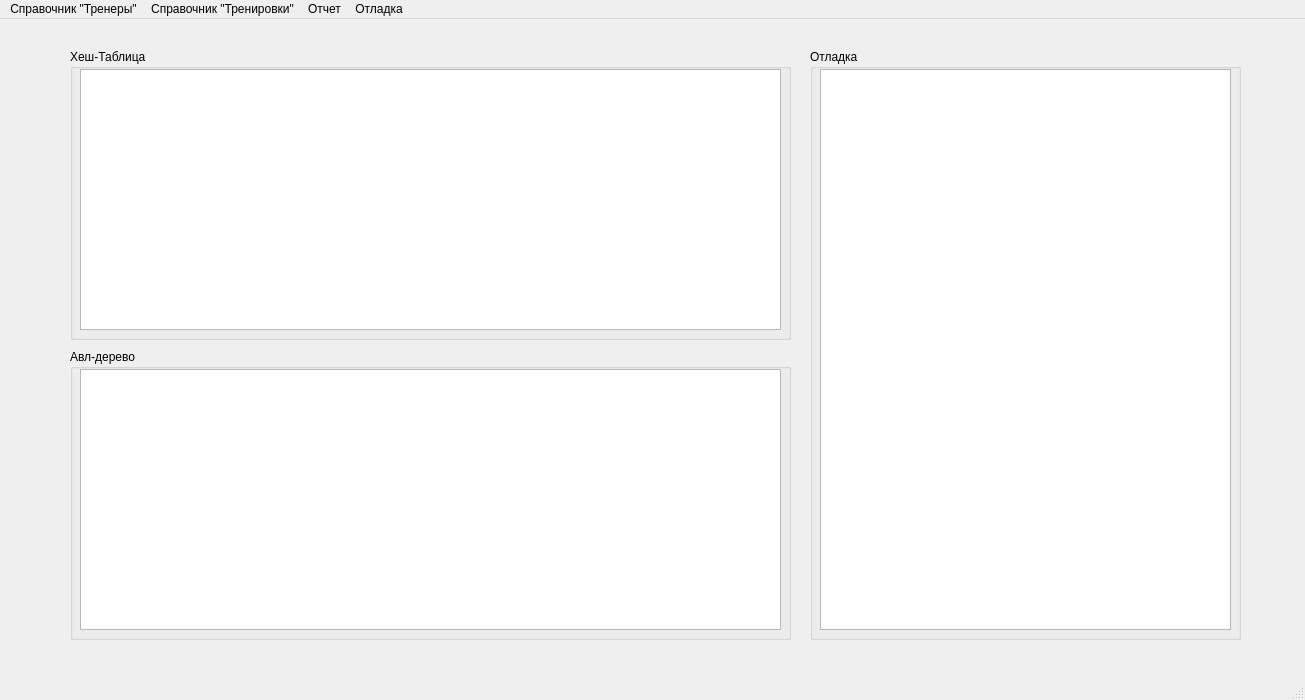
<?xml version="1.0" encoding="UTF-8"?>
<ui version="4.0">
 <class>MainWindow</class>
 <widget class="QMainWindow" name="MainWindow">
  <property name="geometry">
   <rect>
    <x>0</x>
    <y>0</y>
    <width>1305</width>
    <height>700</height>
   </rect>
  </property>
  <property name="windowTitle">
   <string>MainWindow</string>
  </property>
  <widget class="QWidget" name="centralwidget">
   <widget class="QGroupBox" name="groupBox">
    <property name="geometry">
     <rect>
      <x>70</x>
      <y>30</y>
      <width>721</width>
      <height>291</height>
     </rect>
    </property>
    <property name="title">
     <string>Хеш-Таблица</string>
    </property>
    <widget class="QTableWidget" name="tableWidget">
     <property name="geometry">
      <rect>
       <x>10</x>
       <y>20</y>
       <width>701</width>
       <height>261</height>
      </rect>
     </property>
    </widget>
   </widget>
   <widget class="QGroupBox" name="groupBox_2">
    <property name="geometry">
     <rect>
      <x>70</x>
      <y>330</y>
      <width>721</width>
      <height>291</height>
     </rect>
    </property>
    <property name="title">
     <string>Авл-дерево</string>
    </property>
    <widget class="QTableWidget" name="tableWidget_2">
     <property name="geometry">
      <rect>
       <x>10</x>
       <y>20</y>
       <width>701</width>
       <height>261</height>
      </rect>
     </property>
    </widget>
   </widget>
   <widget class="QGroupBox" name="groupBox_3">
    <property name="geometry">
     <rect>
      <x>810</x>
      <y>30</y>
      <width>431</width>
      <height>591</height>
     </rect>
    </property>
    <property name="title">
     <string>Отладка</string>
    </property>
    <widget class="QTextEdit" name="textEdit">
     <property name="geometry">
      <rect>
       <x>10</x>
       <y>20</y>
       <width>411</width>
       <height>561</height>
      </rect>
     </property>
    </widget>
   </widget>
  </widget>
  <widget class="QMenuBar" name="menubar">
   <property name="geometry">
    <rect>
     <x>0</x>
     <y>0</y>
     <width>1305</width>
     <height>21</height>
    </rect>
   </property>
   <widget class="QMenu" name="menu">
    <property name="title">
     <string>Справочник &quot;Тренеры&quot;</string>
    </property>
    <addaction name="action"/>
    <addaction name="action_2"/>
    <addaction name="action_3"/>
    <addaction name="action_4"/>
    <addaction name="action_5"/>
    <addaction name="action_6"/>
    <addaction name="action_7"/>
    <addaction name="separator"/>
   </widget>
   <widget class="QMenu" name="menu_2">
    <property name="title">
     <string>Справочник &quot;Тренировки&quot;</string>
    </property>
    <addaction name="action_8"/>
    <addaction name="action_9"/>
    <addaction name="action_10"/>
    <addaction name="action_11"/>
    <addaction name="action_12"/>
    <addaction name="action_13"/>
    <addaction name="action_14"/>
   </widget>
   <widget class="QMenu" name="menu_3">
    <property name="title">
     <string>Отчет</string>
    </property>
    <addaction name="action_15"/>
    <addaction name="action_18"/>
    <addaction name="action_19"/>
    <addaction name="action_20"/>
   </widget>
   <widget class="QMenu" name="menu_4">
    <property name="title">
     <string>Отладка</string>
    </property>
    <addaction name="action_16"/>
    <addaction name="action_17"/>
   </widget>
   <addaction name="menu"/>
   <addaction name="menu_2"/>
   <addaction name="menu_3"/>
   <addaction name="menu_4"/>
  </widget>
  <widget class="QStatusBar" name="statusbar"/>
  <action name="action">
   <property name="text">
    <string>Добавить</string>
   </property>
  </action>
  <action name="action_2">
   <property name="text">
    <string>Удалить</string>
   </property>
  </action>
  <action name="action_3">
   <property name="text">
    <string>Найти</string>
   </property>
  </action>
  <action name="action_4">
   <property name="text">
    <string>Печатать справочник</string>
   </property>
  </action>
  <action name="action_5">
   <property name="text">
    <string>Печатать хэш-таблицу</string>
   </property>
  </action>
  <action name="action_6">
   <property name="text">
    <string>Сохранить</string>
   </property>
  </action>
  <action name="action_7">
   <property name="text">
    <string>загрузить с файла</string>
   </property>
  </action>
  <action name="action_8">
   <property name="text">
    <string>Добавить запись</string>
   </property>
  </action>
  <action name="action_9">
   <property name="text">
    <string>Найти запись</string>
   </property>
  </action>
  <action name="action_10">
   <property name="text">
    <string>Удалить запись</string>
   </property>
  </action>
  <action name="action_11">
   <property name="text">
    <string>Печатать справочник</string>
   </property>
  </action>
  <action name="action_12">
   <property name="text">
    <string>Печатать дерево</string>
   </property>
  </action>
  <action name="action_13">
   <property name="text">
    <string>Сохранить</string>
   </property>
  </action>
  <action name="action_14">
   <property name="text">
    <string>Загрузить с файла</string>
   </property>
  </action>
  <action name="action_15">
   <property name="text">
    <string>Сформировать</string>
   </property>
  </action>
  <action name="action_16">
   <property name="text">
    <string>Печать АВЛ</string>
   </property>
  </action>
  <action name="action_17">
   <property name="text">
    <string>Печать хэшей</string>
   </property>
  </action>
  <action name="action_18">
   <property name="text">
    <string>Показать дерево</string>
   </property>
  </action>
  <action name="action_19">
   <property name="text">
    <string>Показать</string>
   </property>
  </action>
  <action name="action_20">
   <property name="text">
    <string>Сохранить в файл</string>
   </property>
  </action>
 </widget>
 <resources/>
 <connections/>
</ui>
